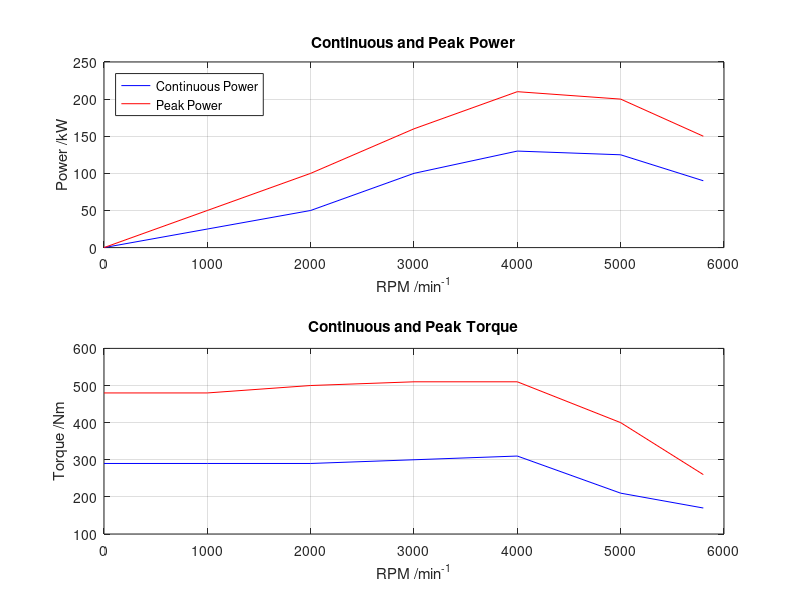

The MATLAB source for this figure:
% Define the RPM values for x-axis
rpm = [0, 1000, 2000, 3000, 4000, 5000, 5800];

% Define the power and torque values for y-axis
continuous_power = [0, 25, 50, 100, 130, 125, 90];
peak_power = [0, 50.0, 100.0, 160, 210, 200, 150];
continuous_torque = [290, 290, 290, 300, 310, 210, 170];
peak_torque = [480, 480, 500, 510, 510, 400, 260];

% Create a new figure
figure;

% Plot the power curves
subplot(2, 1, 1);
plot(rpm, continuous_power, 'b-');
hold on;
plot(rpm, peak_power, 'r-');
xlabel('RPM /min^{-1}');
ylabel('Power /kW');
title('Continuous and Peak Power');
legend('Continuous Power', 'Peak Power', 'Location', 'NorthWest');
grid on;

% Plot the torque curves
subplot(2, 1, 2);
plot(rpm, continuous_torque, 'b-');
hold on;
plot(rpm, peak_torque, 'r-');
xlabel('RPM /min^{-1}');
ylabel('Torque /Nm');
title('Continuous and Peak Torque');
grid on;